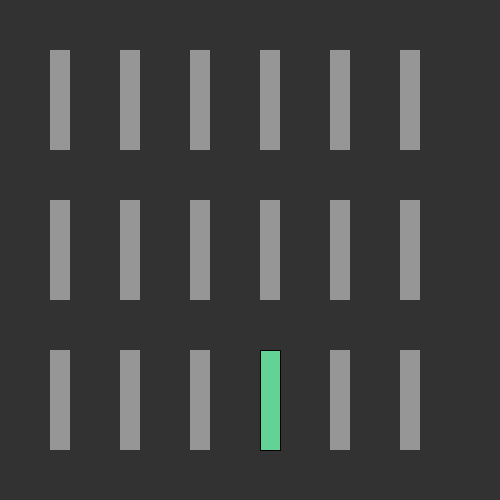
Frame 1 (no input)
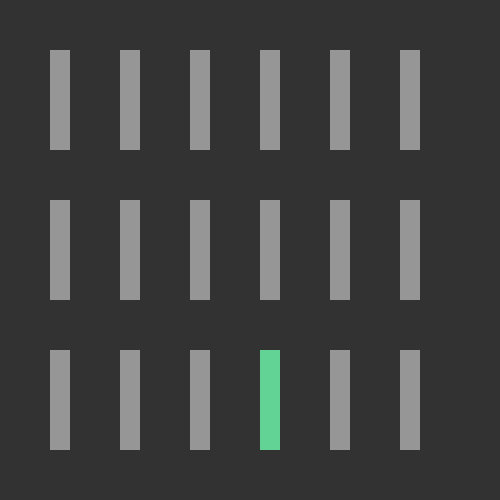
Frame 60 (the mouse pressed at the canvas centre just before this capture)
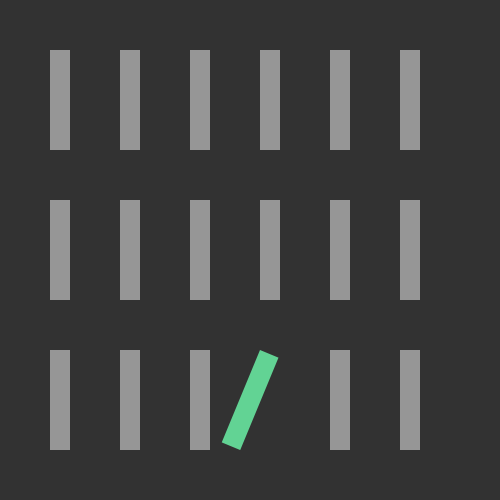
Frame 120 (the mouse held since frame 60 and released just before this capture)

The Processing sketch that drew these frames (run headless with seeded random() and noise(); from frame 60 on, the mouse is pressed at the canvas centre):

// Processing sketch: processing_119226
// ── processing_119226.pde

void setup()
{
  size(500, 500);
  
  translate(10, 0);

/*rotate(mouseX);
fill(#6FCB98);
noStroke();
rect(260, 350, 20, 100);*/



}

void draw()
{
  
background(50);
  
pushMatrix();
    
translate(260, 350);     
float winkel= map(mouseX,0,3000,0,1.5*PI);      
rotate(winkel);
              
fill(#62D394);
rect (0,0, 20,100);    
fill(17,100,16);
   
popMatrix();
resetMatrix();



fill(150);
noStroke();
rect(50, 50, 20, 100);

fill(150);
noStroke();
rect(120, 50, 20, 100);

fill(150);
noStroke();
rect(190, 50, 20, 100);

fill(150);
noStroke();
rect(260, 50, 20, 100);

fill(150);
noStroke();
rect(330, 50, 20, 100);

fill(150);
noStroke();
rect(400, 50, 20, 100);

translate(0, 150);

fill(150);
noStroke();
rect(50, 50, 20, 100);

fill(150);
noStroke();
rect(120, 50, 20, 100);

fill(150);
noStroke();
rect(190, 50, 20, 100);

fill(150);
noStroke();
rect(260, 50, 20, 100);

fill(150);
noStroke();
rect(330, 50, 20, 100);

fill(150);
noStroke();
rect(400, 50, 20, 100);

translate(0, 150);

fill(150);
noStroke();
rect(50, 50, 20, 100);

fill(150);
noStroke();
rect(120, 50, 20, 100);

fill(150);
noStroke();
rect(190, 50, 20, 100);

/*fill(150);
noStroke();
rect(260, 50, 20, 100);*/

fill(150);
noStroke();
rect(330, 50, 20, 100);

fill(150);
noStroke();
rect(400, 50, 20, 100);

fill(#6FCB98);
noStroke();
rect(200, 350, 20, 100);




}
